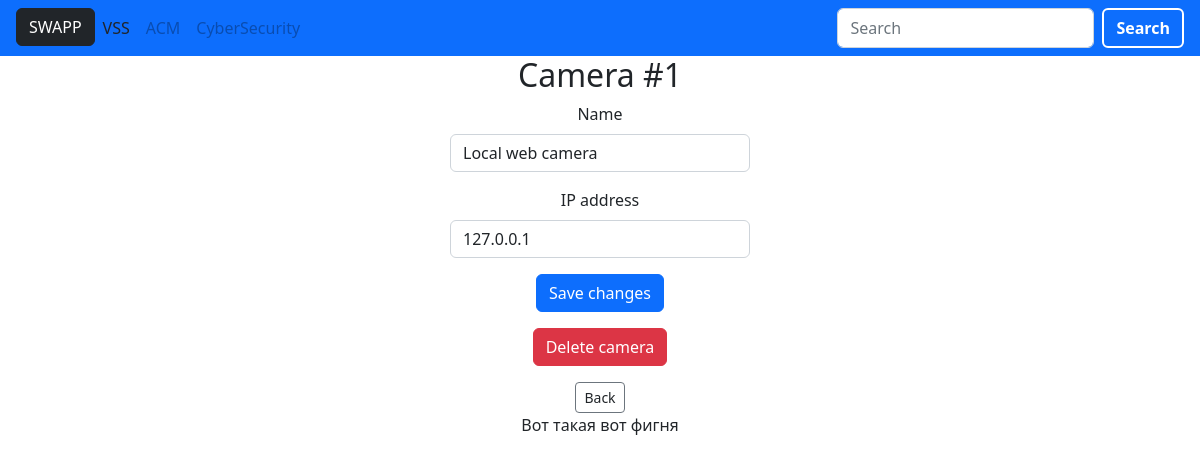
/vss/1, run on the app's committed database.
### vss/models.py (models this page shows, shortened)
class Camera(models.Model):
    def __str__(self):
        return self.cam_name
    cam_name = models.CharField(max_length=50)
    ip = models.GenericIPAddressField(protocol='IPv4')

### vss/views.py (the view)
# urls.py: path('<int:pk>', views.DetailsView.as_view(), name='details')
class DetailsView(generic.DetailView):
    model = Camera
    template_name = 'vss/details.html'
    context_object_name = 'camera'

### vss/templates/vss/details.html (shortened to what this page needs)
{% extends "vss/base.html" %}
{% block content %}
<form action="{% url 'vss:change_camera_action' camera.id %}" method="post">
    <div class='w-25 mx-auto' align="center">
        <h2>Camera #{{ camera.id }}</h2>
        <div class="mb-3">
            <label for="cam_name" class="form-label">Name</label>
            <input type="text" class="form-control" id="cam_name" name="cam_name" value="{{ camera }}">
        </div>
        <div class="mb-3">
            <label for="ip" class="form-label">IP address</label>
            <input type="text" class="form-control" id="ip" name="ip" value="{{ camera.ip }}" maxlength="15">
        </div>
        <div align="center">
                <button type="submit" class="btn btn-primary mb-3" name="save_changes">Save changes</button>
        </div>
    </div>
</form>
<div class='w-25 mx-auto' align="center">
<form action="{% url 'vss:delete_camera_action' camera.id %}" method="post">{% csrf_token %}
                <button type="submit" class="btn btn-danger mb-3" name="delete_camera">Delete camera</button>
</form>
               <a href="{% url 'vss:index' %}" class="btn btn-sm btn-outline-secondary">Back</a>
</div>
{% endblock %}

### vss/templates/vss/base.html (style rules this page uses)
a, a:link, a:visited { color: inherit; text-decoration: none; }

### data on the page
Camera: id "1", cam_name "Local web camera", ip "127.0.0.1"
